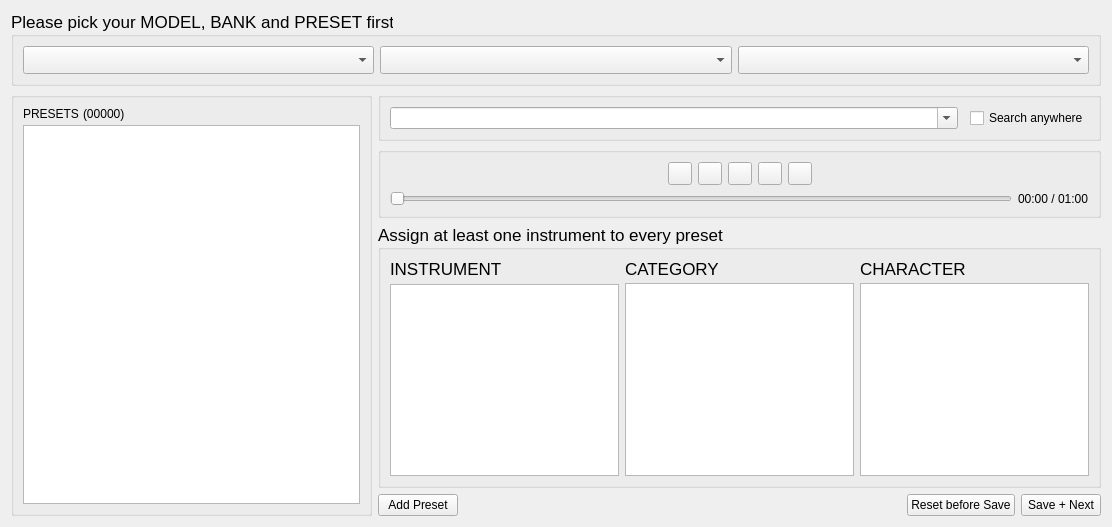
      <widget class="QWidget" name="tabRecord">
       <attribute name="title">
        <string>Record</string>
       </attribute>
       <layout class="QVBoxLayout" name="verticalLayout_2">
        <item>
         <widget class="QGroupBox" name="groupBox">
          <property name="font">
           <font>
            <pointsize>13</pointsize>
           </font>
          </property>
          <property name="title">
           <string>Please pick your MODEL, BANK and PRESET first</string>
          </property>
          <layout class="QHBoxLayout" name="horizontalLayout">
           <item>
            <widget class="QComboBox" name="recModel">
             <property name="sizePolicy">
              <sizepolicy hsizetype="MinimumExpanding" vsizetype="Fixed">
               <horstretch>0</horstretch>
               <verstretch>0</verstretch>
              </sizepolicy>
             </property>
             <property name="sizeAdjustPolicy">
              <enum>QComboBox::AdjustToMinimumContentsLength</enum>
             </property>
            </widget>
           </item>
           <item>
            <widget class="QComboBox" name="recBank">
             <property name="sizePolicy">
              <sizepolicy hsizetype="Expanding" vsizetype="Fixed">
               <horstretch>0</horstretch>
               <verstretch>0</verstretch>
              </sizepolicy>
             </property>
             <property name="sizeAdjustPolicy">
              <enum>QComboBox::AdjustToMinimumContentsLength</enum>
             </property>
            </widget>
           </item>
           <item>
            <widget class="QComboBox" name="recGroup">
             <property name="sizePolicy">
              <sizepolicy hsizetype="Expanding" vsizetype="Fixed">
               <horstretch>0</horstretch>
               <verstretch>0</verstretch>
              </sizepolicy>
             </property>
             <property name="sizeAdjustPolicy">
              <enum>QComboBox::AdjustToMinimumContentsLength</enum>
             </property>
            </widget>
           </item>
          </layout>
         </widget>
        </item>
        <item>
         <layout class="QHBoxLayout" name="horizontalLayout_2" stretch="1,2">
          <item>
           <layout class="QVBoxLayout" name="verticalLayout_3">
            <item>
             <widget class="QGroupBox" name="groupBox_8">
              <property name="title">
               <string/>
              </property>
              <layout class="QVBoxLayout" name="verticalLayout_17">
               <item>
                <layout class="QVBoxLayout" name="verticalLayout_5">
                 <property name="spacing">
                  <number>4</number>
                 </property>
                 <item>
                  <layout class="QHBoxLayout" name="horizontalLayout_10">
                   <item>
                    <widget class="QLabel" name="label_3">
                     <property name="sizePolicy">
                      <sizepolicy hsizetype="Fixed" vsizetype="Preferred">
                       <horstretch>0</horstretch>
                       <verstretch>0</verstretch>
                      </sizepolicy>
                     </property>
                     <property name="text">
                      <string>PRESETS</string>
                     </property>
                    </widget>
                   </item>
                   <item>
                    <widget class="QLabel" name="recPresetCount">
                     <property name="text">
                      <string notr="true">(00000)</string>
                     </property>
                    </widget>
                   </item>
                  </layout>
                 </item>
                 <item>
                  <widget class="QListView" name="recPresets"/>
                 </item>
                </layout>
               </item>
              </layout>
             </widget>
            </item>
           </layout>
          </item>
          <item>
           <layout class="QVBoxLayout" name="verticalLayout_4">
            <item>
             <widget class="QGroupBox" name="groupBox_4">
              <layout class="QHBoxLayout" name="horizontalLayout_12">
               <property name="spacing">
                <number>12</number>
               </property>
               <item>
                <widget class="QComboBox" name="recPresetName">
                 <property name="editable">
                  <bool>true</bool>
                 </property>
                 <property name="maxVisibleItems">
                  <number>15</number>
                 </property>
                 <property name="insertPolicy">
                  <enum>QComboBox::NoInsert</enum>
                 </property>
                 <property name="sizeAdjustPolicy">
                  <enum>QComboBox::AdjustToMinimumContentsLength</enum>
                 </property>
                </widget>
               </item>
               <item>
                <widget class="QCheckBox" name="recSearchGlobal">
                 <property name="sizePolicy">
                  <sizepolicy hsizetype="Fixed" vsizetype="Fixed">
                   <horstretch>0</horstretch>
                   <verstretch>0</verstretch>
                  </sizepolicy>
                 </property>
                 <property name="text">
                  <string>Search anywhere</string>
                 </property>
                </widget>
               </item>
              </layout>
             </widget>
            </item>
            <item>
             <widget class="QGroupBox" name="groupBox_7">
              <property name="title">
               <string/>
              </property>
              <layout class="QVBoxLayout" name="verticalLayout_16">
               <item>
                <layout class="QHBoxLayout" name="horizontalLayout_3">
                 <item>
                  <spacer name="horizontalSpacer">
                   <property name="orientation">
                    <enum>Qt::Horizontal</enum>
                   </property>
                   <property name="sizeHint" stdset="0">
                    <size>
                     <width>40</width>
                     <height>20</height>
                    </size>
                   </property>
                  </spacer>
                 </item>
                 <item>
                  <widget class="QToolButton" name="recDeleteAudio">
                   <property name="icon">
                    <iconset resource="patchdirector.qrc">
                     <normaloff>:/res/media-delete-red-32.png</normaloff>:/res/media-delete-red-32.png</iconset>
                   </property>
                   <property name="shortcut">
                    <string>Ctrl+D</string>
                   </property>
                  </widget>
                 </item>
                 <item>
                  <widget class="QToolButton" name="recRecord">
                   <property name="icon">
                    <iconset resource="patchdirector.qrc">
                     <normaloff>:/res/media-record-red-32.png</normaloff>:/res/media-record-red-32.png</iconset>
                   </property>
                   <property name="shortcut">
                    <string>Ctrl+R</string>
                   </property>
                   <property name="checkable">
                    <bool>true</bool>
                   </property>
                  </widget>
                 </item>
                 <item>
                  <widget class="QToolButton" name="recRecordWM">
                   <property name="text">
                    <string/>
                   </property>
                   <property name="icon">
                    <iconset resource="patchdirector.qrc">
                     <normaloff>:/res/media-record-wm-red-32.png</normaloff>:/res/media-record-wm-red-32.png</iconset>
                   </property>
                   <property name="shortcut">
                    <string>Ctrl+W</string>
                   </property>
                   <property name="checkable">
                    <bool>true</bool>
                   </property>
                  </widget>
                 </item>
                 <item>
                  <widget class="QToolButton" name="recPlay">
                   <property name="icon">
                    <iconset resource="patchdirector.qrc">
                     <normaloff>:/res/media-play-32.png</normaloff>
                     <normalon>:/res/media-pause-32.png</normalon>:/res/media-play-32.png</iconset>
                   </property>
                   <property name="shortcut">
                    <string>Space</string>
                   </property>
                   <property name="checkable">
                    <bool>true</bool>
                   </property>
                  </widget>
                 </item>
                 <item>
                  <widget class="QToolButton" name="recStop">
                   <property name="icon">
                    <iconset>
                     <normalon>:/res/media-stop-32.png</normalon>
                    </iconset>
                   </property>
                  </widget>
                 </item>
                 <item>
                  <spacer name="horizontalSpacer_2">
                   <property name="orientation">
                    <enum>Qt::Horizontal</enum>
                   </property>
                   <property name="sizeHint" stdset="0">
                    <size>
                     <width>40</width>
                     <height>20</height>
                    </size>
                   </property>
                  </spacer>
                 </item>
                </layout>
               </item>
               <item>
                <layout class="QHBoxLayout" name="horizontalLayout_4">
                 <item>
                  <widget class="QSlider" name="recSlider">
                   <property name="maximum">
                    <number>1000</number>
                   </property>
                   <property name="pageStep">
                    <number>100</number>
                   </property>
                   <property name="orientation">
                    <enum>Qt::Horizontal</enum>
                   </property>
                  </widget>
                 </item>
                 <item>
                  <widget class="QLabel" name="recTime">
                   <property name="font">
                    <font>
                     <family>Arial</family>
                    </font>
                   </property>
                   <property name="text">
                    <string notr="true">00:00 / 01:00</string>
                   </property>
                  </widget>
                 </item>
                </layout>
               </item>
              </layout>
             </widget>
            </item>
            <item>
             <widget class="QGroupBox" name="groupBox_2">
              <property name="font">
               <font>
                <pointsize>13</pointsize>
               </font>
              </property>
              <property name="title">
               <string>Assign at least one instrument to every preset</string>
              </property>
              <layout class="QHBoxLayout" name="horizontalLayout_5">
               <item>
                <layout class="QVBoxLayout" name="verticalLayout_7">
                 <property name="spacing">
                  <number>5</number>
                 </property>
                 <item>
                  <widget class="QLabel" name="label_5">
                   <property name="text">
                    <string>INSTRUMENT</string>
                   </property>
                  </widget>
                 </item>
                 <item>
                  <widget class="QListWidget" name="recInstrument">
                   <property name="font">
                    <font>
                     <pointsize>13</pointsize>
                    </font>
                   </property>
                   <property name="selectionMode">
                    <enum>QAbstractItemView::MultiSelection</enum>
                   </property>
                  </widget>
                 </item>
                </layout>
               </item>
               <item>
                <layout class="QVBoxLayout" name="verticalLayout_8">
                 <property name="spacing">
                  <number>4</number>
                 </property>
                 <item>
                  <widget class="QLabel" name="label_6">
                   <property name="text">
                    <string>CATEGORY</string>
                   </property>
                  </widget>
                 </item>
                 <item>
                  <widget class="QListWidget" name="recCategory">
                   <property name="font">
                    <font>
                     <pointsize>13</pointsize>
                    </font>
                   </property>
                   <property name="selectionMode">
                    <enum>QAbstractItemView::MultiSelection</enum>
                   </property>
                  </widget>
                 </item>
                </layout>
               </item>
               <item>
                <layout class="QVBoxLayout" name="verticalLayout_9">
                 <property name="spacing">
                  <number>4</number>
                 </property>
                 <item>
                  <widget class="QLabel" name="label_7">
                   <property name="text">
                    <string>CHARACTER</string>
                   </property>
                  </widget>
                 </item>
                 <item>
                  <widget class="QListWidget" name="recCharacter">
                   <property name="font">
                    <font>
                     <pointsize>13</pointsize>
                    </font>
                   </property>
                   <property name="selectionMode">
                    <enum>QAbstractItemView::MultiSelection</enum>
                   </property>
                  </widget>
                 </item>
                </layout>
               </item>
              </layout>
             </widget>
            </item>
            <item>
             <layout class="QHBoxLayout" name="horizontalLayout_16">
              <item>
               <widget class="QPushButton" name="recAddPreset">
                <property name="text">
                 <string>Add Preset</string>
                </property>
               </widget>
              </item>
              <item>
               <spacer name="horizontalSpacer_3">
                <property name="orientation">
                 <enum>Qt::Horizontal</enum>
                </property>
                <property name="sizeHint" stdset="0">
                 <size>
                  <width>40</width>
                  <height>20</height>
                 </size>
                </property>
               </spacer>
              </item>
              <item>
               <widget class="QPushButton" name="recUndo">
                <property name="text">
                 <string>Reset before Save</string>
                </property>
               </widget>
              </item>
              <item>
               <widget class="QPushButton" name="recSaveNext">
                <property name="text">
                 <string>Save + Next</string>
                </property>
                <property name="shortcut">
                 <string>Ctrl+S</string>
                </property>
               </widget>
              </item>
             </layout>
            </item>
           </layout>
          </item>
         </layout>
        </item>
       </layout>
      </widget>
